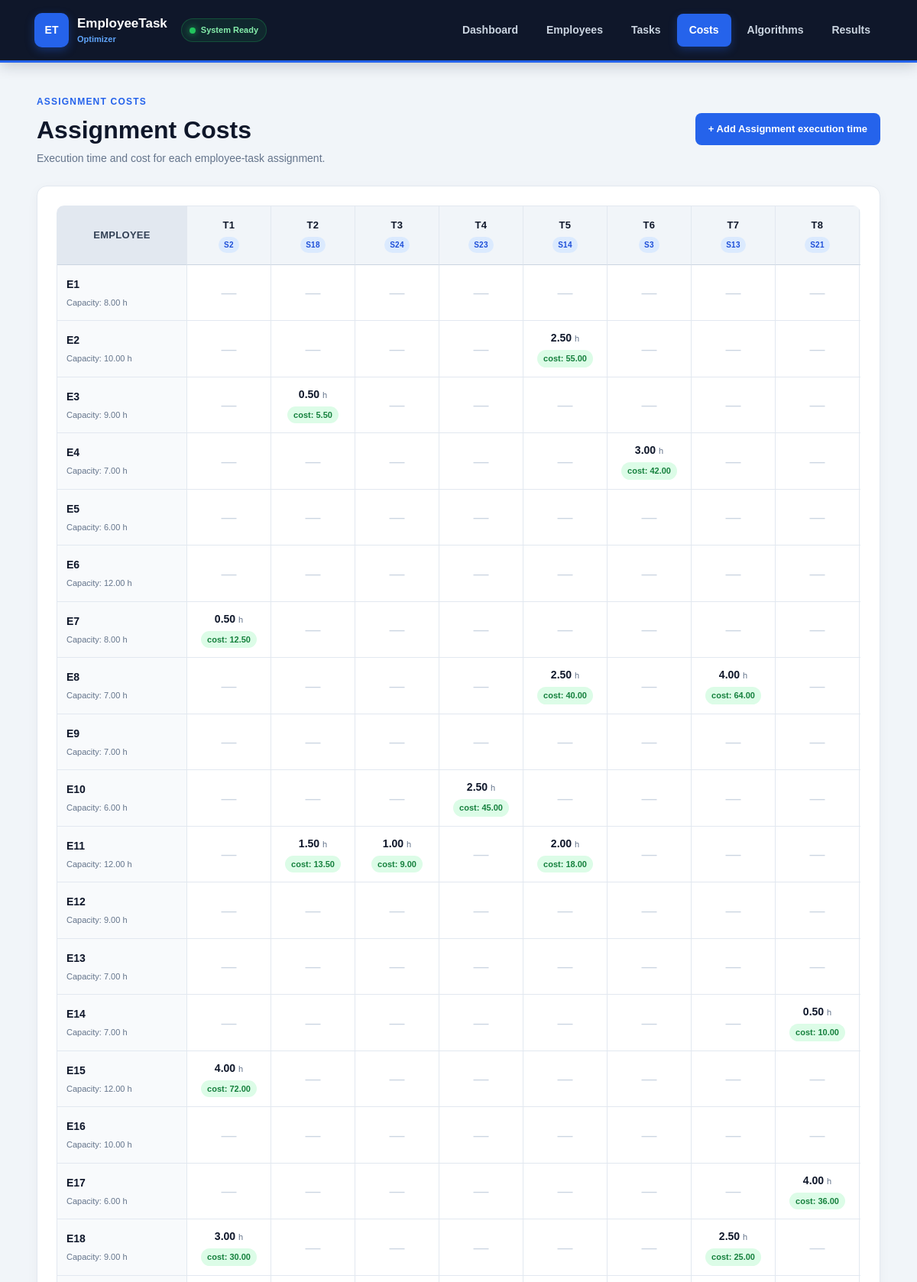
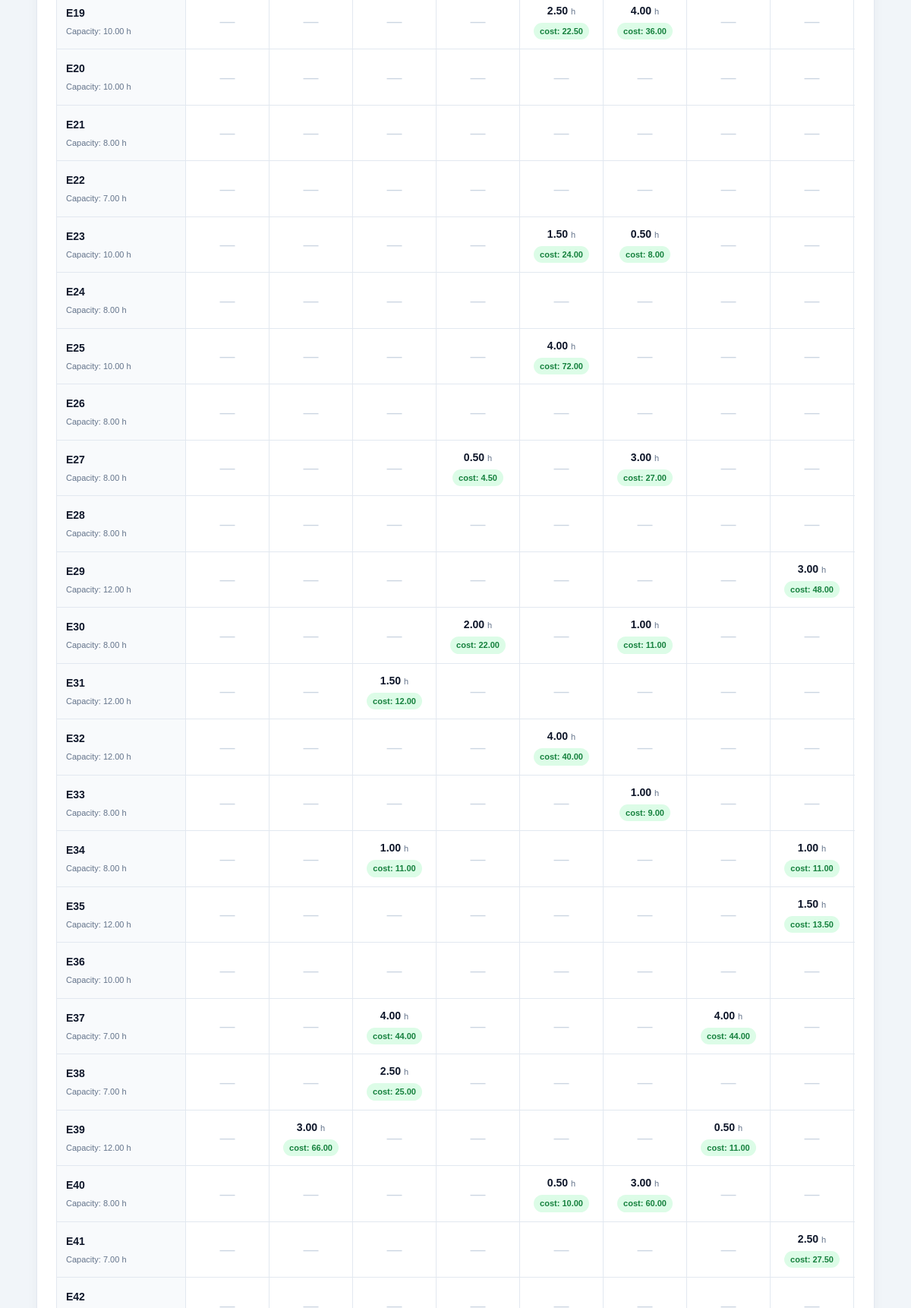
Screenshot of /costs/costs.php (upper part) with the database file from the repository (2 pictures, top to bottom).
### tables this page shows
CREATE TABLE `tasks` (
  `id` int(11) NOT NULL,
  `name` varchar(100) NOT NULL,
  `required_skill_id` int(11) NOT NULL
);

CREATE TABLE `skills` (
  `id` int(11) NOT NULL,
  `name` varchar(100) NOT NULL
);

CREATE TABLE `employees` (
  `id` int(11) NOT NULL,
  `name` varchar(100) NOT NULL,
  `capacity` decimal(10,2) NOT NULL,
  `hourly_cost` decimal(10,2) NOT NULL DEFAULT 10.00
);

### costs/costs.php (the view, shortened to what this page needs)
<?php
require_once '../CONFIG/database.php';
$employeesStmt = $pdo->query("
    SELECT
        id,
        name,
        capacity
    FROM employees
    ORDER BY id
");
$employees = $employeesStmt->fetchAll();
$tasksStmt = $pdo->query("
    SELECT
        t.id,
        t.name,
        s.name AS required_skill
    FROM tasks t
    INNER JOIN skills s
        ON t.required_skill_id = s.id
    ORDER BY t.id
");
$tasks = $tasksStmt->fetchAll();
$costsStmt = $pdo->query("
    SELECT
        employee_id,
        task_id,
        execution_time,
        cost
    FROM assignment_costs
");
$assignmentCosts = [];
foreach ($costsStmt->fetchAll() as $row) {
    $assignmentCosts[
        $row['employee_id']
    ][
        $row['task_id']
    ] = [
        'execution_time' => $row['execution_time'],
        'cost' => $row['cost']
    ];
}
?>
<!DOCTYPE html>
<html lang="en">
<head>
    <link rel="stylesheet" href="../CSS/style.css">
</head>
<body>
<?php require_once "../includes/navbar.php"; ?>
<main class="container">
    <div class="page-header">
        <div>
            <span class="section-label">
                ASSIGNMENT COSTS
            </span>
            <h1>
                Assignment Costs
            </h1>
            <p>
                Execution time and cost for each employee-task assignment.
            </p>
        </div>
        <div>
            <a
                href="add.php"
                class="btn"
            >
                + Add Assignment execution time
            </a>
        </div>
    </div>
    <div class="section">
        <div class="table-wrapper cost-matrix-wrapper">
            <table class="cost-matrix">
                <thead>
                    <tr>
                        <th class="employee-column">
                            Employee
                        </th>
                        <?php foreach ($tasks as $task): ?>
                            <th>
                                <div class="task-header">
                                    <strong>
                                        <?= htmlspecialchars(
                                            $task['name']
                                        ) ?>
                                    </strong>
                                    <span>
                                        <?= htmlspecialchars(
                                            $task['required_skill']
                                        ) ?>
                                    </span>
                                </div>
                            </th>
                        <?php endforeach; ?>
                    </tr>
                </thead>
                <tbody>
                <?php if (count($employees) > 0): ?>
                    <?php foreach ($employees as $employee): ?>
                        <tr>
                            <td class="employee-cell">
                                <strong>
                                    <?= htmlspecialchars(
                                        $employee['name']
                                    ) ?>
                                </strong>
                                <span class="capacity-text">
                                    Capacity:
                                    <?= htmlspecialchars(
                                        $employee['capacity']
                                    ) ?>
                                    h
                                </span>
                            </td>
                            <?php foreach ($tasks as $task): ?>
                                <?php
                                $employeeId = $employee['id'];
                                $taskId = $task['id'];
                                $hasAssignment =
                                    isset(
                                        $assignmentCosts[
                                            $employeeId
                                        ][
                                            $taskId
                                        ]
                                    );
                                ?>
                                <td>
                                    <?php if ($hasAssignment): ?>
                                        <div class="cost-cell">
                                            <div class="execution-time">
                                                <?= htmlspecialchars(
                                                    $assignmentCosts[
                                                        $employeeId
                                                    ][
                                                        $taskId
                                                    ][
                                                        'execution_time'
                                                    ]
                                                ) ?>
                                                <span>h</span>
                                            </div>
                                            <div class="assignment-cost">
                                                cost:
                                                <?= htmlspecialchars(
                                                    $assignmentCosts[
                                                        $employeeId
                                                    ][
                                                        $taskId
                                                    ][
                                                        'cost'
                                                    ]
                                                ) ?>
                                            </div>
                                        </div>
                                    <?php else: ?>
                                        <span class="not-available">
                                            —
                                        </span>
                                    <?php endif; ?>
                                </td>
                            <?php endforeach; ?>
                        </tr>
                    <?php endforeach; ?>
                <?php endif; ?>
                </tbody>
            </table>
        </div>
    </div>
</main>
</body>
</html>

### CSS/style.css (style rules this page uses)
* { box-sizing: border-box; }
html { scroll-behavior: smooth; }
body { margin: 0; padding: 0; font-family: Arial, Helvetica, sans-serif; background: #f1f5f9; color: #1e293b; line-height: 1.5; }
.container { width: min(1180px, 92%); margin: 38px auto; min-height: 500px; }
.page-header { display: flex; align-items: center; justify-content: space-between; gap: 25px; margin-bottom: 25px; }
.page-header h1 { margin: 5px 0 8px; color: #0f172a; font-size: 32px; line-height: 1.2; }
.page-header p { margin: 0; color: #64748b; font-size: 14px; }
.section-label { display: inline-block; color: #2563eb; font-size: 12px; font-weight: 800; letter-spacing: 1px; text-transform: uppercase; }
.section { background: white; border: 1px solid #e2e8f0; border-radius: 13px; padding: 25px; box-shadow: 0 4px 15px rgba(15, 23, 42, 0.04); }
.table-wrapper { width: 100%; overflow-x: auto; border-radius: 10px; }
table { width: 100%; border-collapse: collapse; background: white; min-width: 650px; }
th, td { padding: 15px 16px; border-bottom: 1px solid #e2e8f0; text-align: left; vertical-align: middle; font-size: 13px; }
th { background: #f8fafc; color: #334155; font-size: 12px; font-weight: 800; text-transform: uppercase; letter-spacing: 0.3px; }
td { color: #475569; }
tbody tr { transition: background 0.15s ease; }
.btn { display: inline-flex; align-items: center; justify-content: center; min-height: 42px; padding: 10px 17px; border: none; border-radius: 8px; background: #2563eb; color: white; text-decoration: none; font-family: inherit; font-size: 13px; font-weight: 700; cursor: pointer; transition: background 0.2s ease, transform 0.2s ease, box-shadow 0.2s ease; }
.page-header h1 { margin: 7px 0 8px; font-size: 32px; color: #0f172a; }
.section-label { color: #2563eb; font-size: 12px; font-weight: 800; letter-spacing: 1.2px; }
.cost-matrix-wrapper { overflow-x: auto; border-radius: 10px; }
.cost-matrix { min-width: 900px; border-collapse: separate; border-spacing: 0; overflow: hidden; border: 1px solid #e2e8f0; }
.cost-matrix th { background: #f1f5f9; color: #334155; text-align: center; padding: 15px 12px; border-bottom: 1px solid #cbd5e1; border-right: 1px solid #e2e8f0; font-size: 13px; }
.cost-matrix td { padding: 12px; text-align: center; border-bottom: 1px solid #e2e8f0; border-right: 1px solid #e2e8f0; background: white; min-width: 110px; }
.employee-column { min-width: 170px; position: sticky; left: 0; z-index: 3; background: #e2e8f0 !important; }
.employee-cell { min-width: 170px; text-align: left !important; position: sticky; left: 0; z-index: 2; background: #f8fafc !important; color: #0f172a; }
.employee-cell strong { display: block; font-size: 14px; }
.capacity-text { display: block; margin-top: 5px; color: #64748b; font-size: 11px; }
.task-header { display: flex; flex-direction: column; align-items: center; gap: 5px; }
.task-header strong { color: #0f172a; font-size: 13px; }
.task-header span { display: inline-block; padding: 3px 7px; border-radius: 12px; background: #dbeafe; color: #1d4ed8; font-size: 10px; font-weight: 600; }
.cost-cell { display: flex; flex-direction: column; align-items: center; gap: 5px; min-height: 45px; justify-content: center; }
.execution-time { font-size: 14px; font-weight: 700; color: #0f172a; }
.execution-time span { font-size: 11px; color: #64748b; font-weight: 500; }
.assignment-cost { display: inline-block; padding: 3px 8px; border-radius: 12px; background: #dcfce7; color: #15803d; font-size: 11px; font-weight: 700; }
.not-available { color: #cbd5e1; font-size: 20px; font-weight: 400; }

### rows the page displays
tasks: name "T1", required_skill.name "S2"
tasks: name "T2", required_skill.name "S18"
tasks: name "T3", required_skill.name "S24"
tasks: name "T4", required_skill.name "S23"
tasks: name "T5", required_skill.name "S14"
tasks: name "T6", required_skill.name "S3"
tasks: name "T7", required_skill.name "S13"
tasks: name "T8", required_skill.name "S21"
employees: name "E1", capacity "8.00"
employees: name "E2", capacity "10.00", id "2.50", id "55.00"
employees: name "E3", capacity "9.00", id "0.50", id "5.50"
employees: name "E4", capacity "7.00", id "3.00", id "42.00"
employees: name "E5", capacity "6.00"
employees: name "E6", capacity "12.00"
employees: name "E7", capacity "8.00", id "0.50", id "12.50"
employees: name "E8", capacity "7.00", id "2.50", id "40.00", id "4.00", id "64.00"
employees: name "E9", capacity "7.00"
employees: name "E10", capacity "6.00", id "2.50", id "45.00"
employees: name "E11", capacity "12.00", id "1.50", id "13.50", id "1.00", id "9.00", id "2.00", id "18.00"
employees: name "E12", capacity "9.00"
employees: name "E13", capacity "7.00"
employees: name "E14", capacity "7.00", id "0.50", id "10.00"
employees: name "E15", capacity "12.00", id "4.00", id "72.00"
employees: name "E16", capacity "10.00"
employees: name "E17", capacity "6.00", id "4.00", id "36.00"
employees: name "E18", capacity "9.00", id "3.00", id "30.00", id "2.50", id "25.00"
employees: name "E19", capacity "10.00", id "2.50", id "22.50", id "4.00", id "36.00"
employees: name "E20", capacity "10.00"
employees: name "E21", capacity "8.00"
employees: name "E22", capacity "7.00"
employees: name "E23", capacity "10.00", id "1.50", id "24.00", id "0.50", id "8.00"
employees: name "E24", capacity "8.00"
employees: name "E25", capacity "10.00", id "4.00", id "72.00"
employees: name "E26", capacity "8.00"
employees: name "E27", capacity "8.00", id "0.50", id "4.50", id "3.00", id "27.00"
employees: name "E28", capacity "8.00"
employees: name "E29", capacity "12.00", id "3.00", id "48.00"
